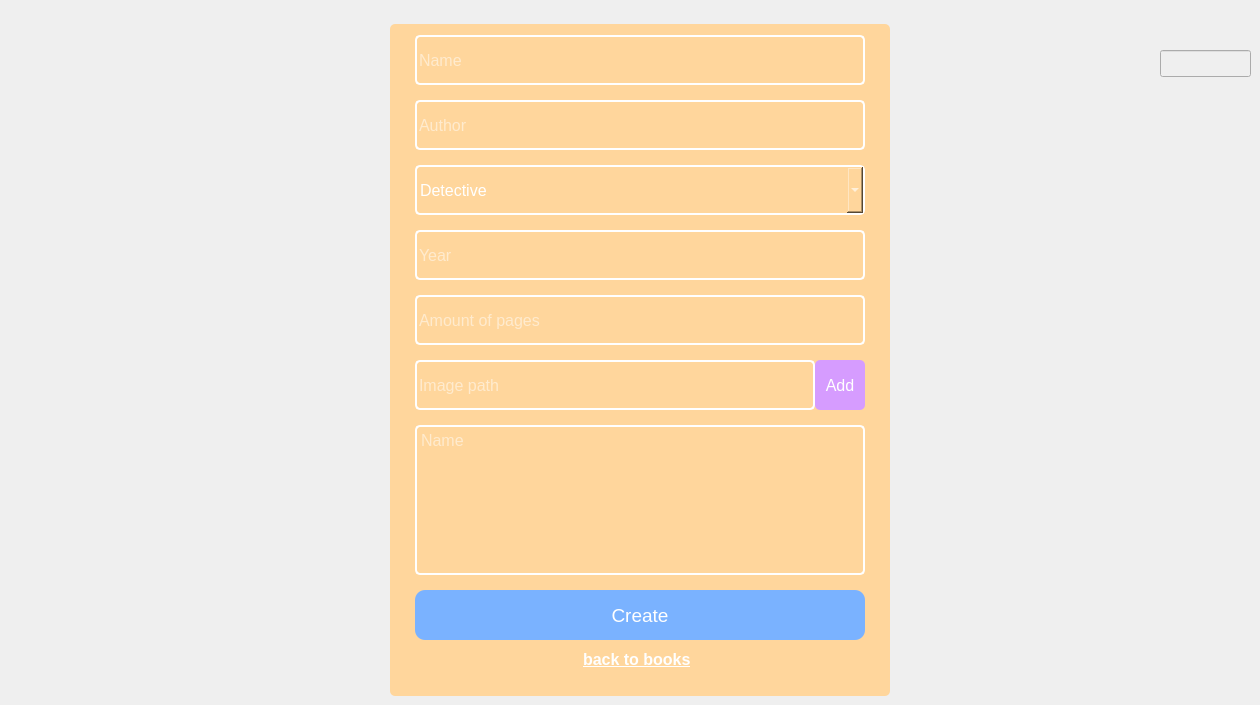
      <widget class="QWidget" name="addBookPage">
       <widget class="QLineEdit" name="id_create_book_line_edit">
        <property name="enabled">
         <bool>false</bool>
        </property>
        <property name="geometry">
         <rect>
          <x>1160</x>
          <y>50</y>
          <width>91</width>
          <height>27</height>
         </rect>
        </property>
        <property name="font">
         <font>
          <pointsize>10</pointsize>
         </font>
        </property>
       </widget>
       <widget class="QLineEdit" name="name_create_book_line_edit">
        <property name="geometry">
         <rect>
          <x>415</x>
          <y>35</y>
          <width>450</width>
          <height>50</height>
         </rect>
        </property>
        <property name="font">
         <font>
          <pointsize>12</pointsize>
         </font>
        </property>
        <property name="styleSheet">
         <string notr="true">border: 2px solid #FFFFFF;
box-sizing: border-box;
background: #FFD69C;
color: #FFFFFF;
border-radius: 5px;</string>
        </property>
        <property name="text">
         <string/>
        </property>
        <property name="placeholderText">
         <string>Name</string>
        </property>
       </widget>
       <widget class="QLineEdit" name="author_create_book_line_edit">
        <property name="geometry">
         <rect>
          <x>415</x>
          <y>100</y>
          <width>450</width>
          <height>50</height>
         </rect>
        </property>
        <property name="font">
         <font>
          <pointsize>12</pointsize>
         </font>
        </property>
        <property name="styleSheet">
         <string notr="true">border: 2px solid #FFFFFF;
box-sizing: border-box;
background: #FFD69C;
color: #FFFFFF;
border-radius: 5px;
</string>
        </property>
        <property name="text">
         <string/>
        </property>
        <property name="placeholderText">
         <string>Author</string>
        </property>
       </widget>
       <widget class="QComboBox" name="genre_create_book_line_edit">
        <property name="geometry">
         <rect>
          <x>415</x>
          <y>165</y>
          <width>450</width>
          <height>50</height>
         </rect>
        </property>
        <property name="font">
         <font>
          <pointsize>12</pointsize>
         </font>
        </property>
        <property name="styleSheet">
         <string notr="true">border: 2px solid #FFFFFF;
box-sizing: border-box;
background: #FFD69C;
color: #FFFFFF;
border-radius: 5px;</string>
        </property>
        <property name="currentText">
         <string>Detective</string>
        </property>
        <item>
         <property name="text">
          <string>Detective</string>
         </property>
        </item>
        <item>
         <property name="text">
          <string>Adventure</string>
         </property>
        </item>
        <item>
         <property name="text">
          <string>Fiction</string>
         </property>
        </item>
       </widget>
       <widget class="QLineEdit" name="year_create_book_line_edit">
        <property name="geometry">
         <rect>
          <x>415</x>
          <y>230</y>
          <width>450</width>
          <height>50</height>
         </rect>
        </property>
        <property name="font">
         <font>
          <pointsize>12</pointsize>
         </font>
        </property>
        <property name="styleSheet">
         <string notr="true">border: 2px solid #FFFFFF;
box-sizing: border-box;
background: #FFD69C;
color: #FFFFFF;
border-radius: 5px;</string>
        </property>
        <property name="inputMask">
         <string/>
        </property>
        <property name="text">
         <string/>
        </property>
        <property name="placeholderText">
         <string>Year</string>
        </property>
       </widget>
       <widget class="QLineEdit" name="pages_create_book_line_edit">
        <property name="geometry">
         <rect>
          <x>415</x>
          <y>295</y>
          <width>450</width>
          <height>50</height>
         </rect>
        </property>
        <property name="font">
         <font>
          <pointsize>12</pointsize>
         </font>
        </property>
        <property name="styleSheet">
         <string notr="true">border: 2px solid #FFFFFF;
box-sizing: border-box;
background: #FFD69C;
color: #FFFFFF;
border-radius: 5px;</string>
        </property>
        <property name="text">
         <string/>
        </property>
        <property name="placeholderText">
         <string>Amount of pages</string>
        </property>
       </widget>
       <widget class="QLineEdit" name="img_create_book_line_edit">
        <property name="geometry">
         <rect>
          <x>415</x>
          <y>360</y>
          <width>400</width>
          <height>50</height>
         </rect>
        </property>
        <property name="font">
         <font>
          <pointsize>12</pointsize>
         </font>
        </property>
        <property name="styleSheet">
         <string notr="true">border: 2px solid #FFFFFF;
box-sizing: border-box;
background: #FFD69C;
color: #FFFFFF;
border-radius: 5px;</string>
        </property>
        <property name="text">
         <string/>
        </property>
        <property name="placeholderText">
         <string>Image path</string>
        </property>
       </widget>
       <widget class="QPushButton" name="pushButton_4">
        <property name="geometry">
         <rect>
          <x>815</x>
          <y>360</y>
          <width>50</width>
          <height>50</height>
         </rect>
        </property>
        <property name="font">
         <font>
          <pointsize>12</pointsize>
         </font>
        </property>
        <property name="styleSheet">
         <string notr="true">QPushButton#pushButton_4{
	background: #D69CFF;
	border: 10px;
	border-radius: 5px;
	color: #FFFFFF;
}

QPushButton#pushButton_4:hover{
	background: #ddadff;
}</string>
        </property>
        <property name="text">
         <string>Add</string>
        </property>
       </widget>
       <widget class="QTextEdit" name="content_create_book_line_edit">
        <property name="geometry">
         <rect>
          <x>415</x>
          <y>425</y>
          <width>450</width>
          <height>150</height>
         </rect>
        </property>
        <property name="font">
         <font>
          <pointsize>12</pointsize>
         </font>
        </property>
        <property name="styleSheet">
         <string notr="true">border: 2px solid #FFFFFF;
box-sizing: border-box;
background: #FFD69C;
color: #FFFFFF;
border-radius: 5px;</string>
        </property>
        <property name="documentTitle">
         <string>Name</string>
        </property>
        <property name="placeholderText">
         <string>Name</string>
        </property>
       </widget>
       <widget class="QPushButton" name="pushButton_3">
        <property name="geometry">
         <rect>
          <x>415</x>
          <y>590</y>
          <width>450</width>
          <height>50</height>
         </rect>
        </property>
        <property name="font">
         <font>
          <pointsize>14</pointsize>
         </font>
        </property>
        <property name="styleSheet">
         <string notr="true">QPushButton#pushButton_3{
	background: #7ab2ff;
	border: 10px;
	border-radius: 10px;
	color: #FFFFFF;
}

QPushButton#pushButton_3:hover{
	background: #9CC5FF;
}</string>
        </property>
        <property name="text">
         <string>Create</string>
        </property>
       </widget>
       <widget class="QCommandLinkButton" name="commandLinkButton_3">
        <property name="geometry">
         <rect>
          <x>570</x>
          <y>640</y>
          <width>140</width>
          <height>50</height>
         </rect>
        </property>
        <property name="font">
         <font>
          <family>Segoe UI</family>
          <pointsize>12</pointsize>
          <underline>true</underline>
         </font>
        </property>
        <property name="styleSheet">
         <string notr="true">color: #FFFFFF;
</string>
        </property>
        <property name="text">
         <string>back to books</string>
        </property>
        <property name="iconSize">
         <size>
          <width>0</width>
          <height>0</height>
         </size>
        </property>
       </widget>
       <widget class="QLabel" name="back">
        <property name="geometry">
         <rect>
          <x>390</x>
          <y>24</y>
          <width>500</width>
          <height>672</height>
         </rect>
        </property>
        <property name="styleSheet">
         <string notr="true">background: #FFD69C;
border: 10px;
border-radius: 5px;</string>
        </property>
        <property name="text">
         <string/>
        </property>
       </widget>
       <zorder>back</zorder>
       <zorder>id_create_book_line_edit</zorder>
       <zorder>name_create_book_line_edit</zorder>
       <zorder>author_create_book_line_edit</zorder>
       <zorder>genre_create_book_line_edit</zorder>
       <zorder>year_create_book_line_edit</zorder>
       <zorder>pages_create_book_line_edit</zorder>
       <zorder>img_create_book_line_edit</zorder>
       <zorder>pushButton_4</zorder>
       <zorder>content_create_book_line_edit</zorder>
       <zorder>pushButton_3</zorder>
       <zorder>commandLinkButton_3</zorder>
      </widget>
